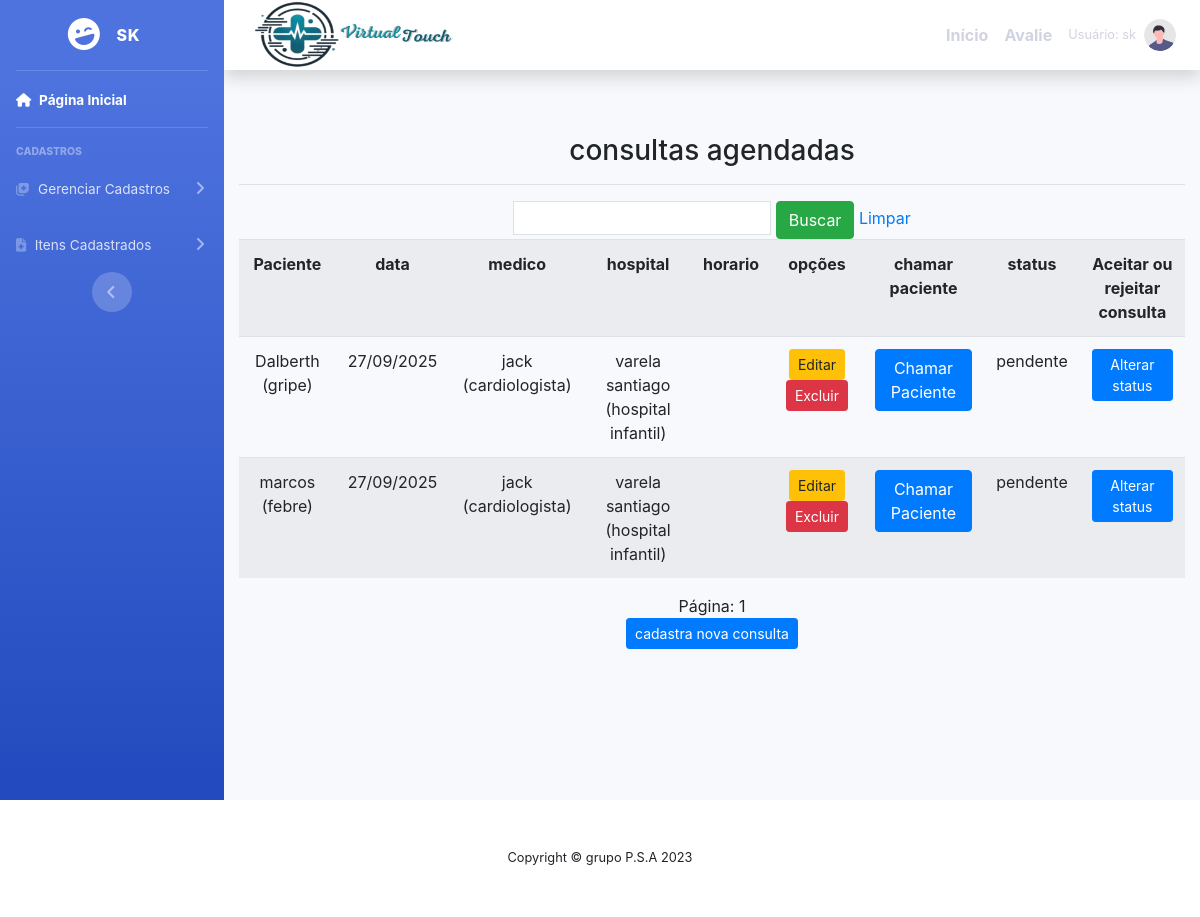
/listar/consulta/ (signed in), run on an earlier commit of the app's database.
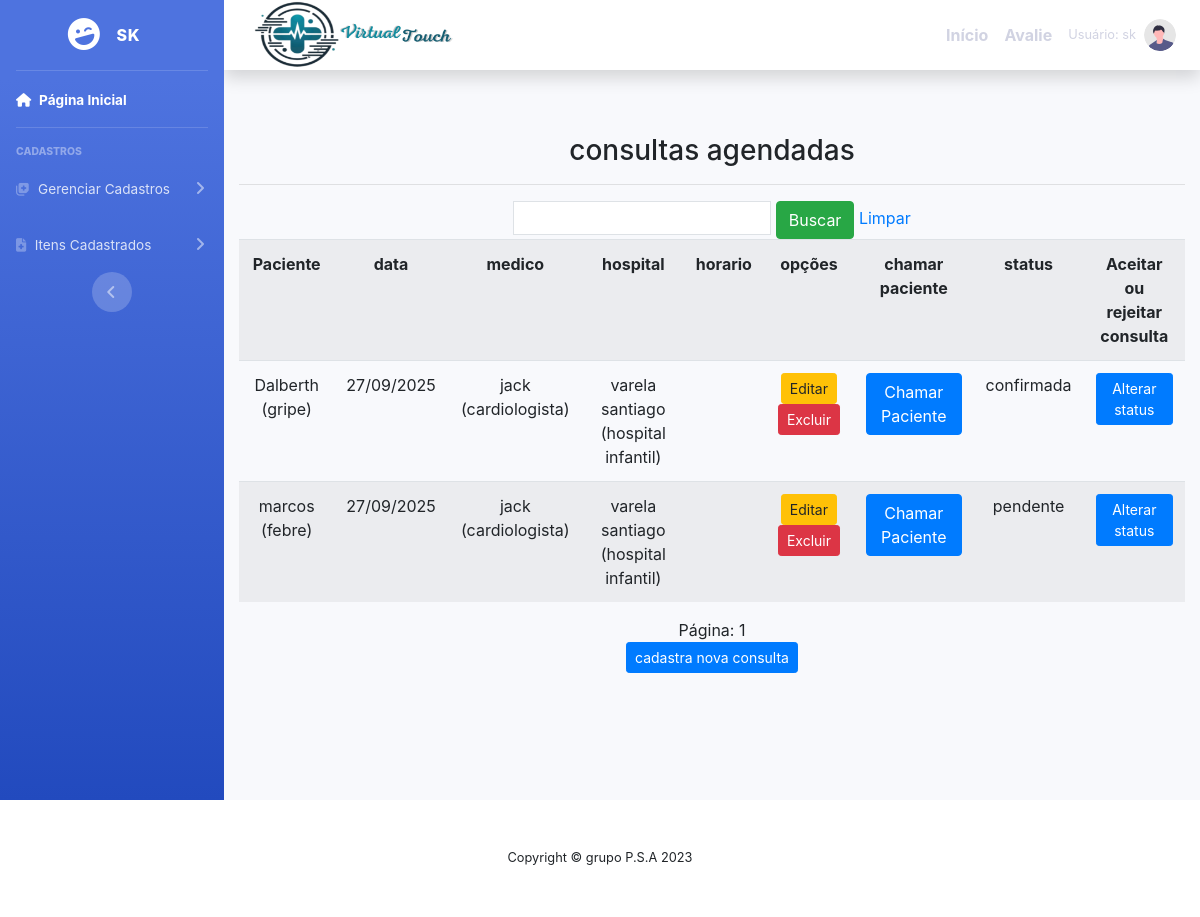
And on a later commit of the database.
### cadastros/models.py (models this page shows, shortened)
class Consulta(models.Model):
    usuario  = models.ForeignKey(User, on_delete=models.PROTECT)
    nome ="consulta"
    paciente = models.ForeignKey(Paciente,on_delete = models.PROTECT)
    data = models.CharField (verbose_name='data', max_length = 10)
    medico = models.ForeignKey (Medico, on_delete=models.PROTECT)
    hospital = models.ForeignKey(Hospital, on_delete=models.PROTECT)
    status = models.CharField( verbose_name ='status' ,max_length=20,  null =True ,blank = True )

class Paciente(models.Model):
    usuario  = models.ForeignKey(User, on_delete=models.PROTECT)
    nome = models.CharField(max_length=50)
    telefone = models.CharField (verbose_name='telefone', max_length=11)
    numero_sus = models.CharField (verbose_name='numero_sus', max_length=15)
    cpf = models.CharField(verbose_name='cpf', max_length=11, null=True, blank=True)
    hospital = models.ForeignKey(Hospital, on_delete=models.PROTECT)
    descricao = models.CharField(max_length=150, verbose_name="descricao")
    sintomas = models.CharField(max_length=150, verbose_name="sintomas")
    doença_cronica = models.CharField(max_length=150, verbose_name="doença_cronica", null =True ,blank = True)
    idade = models.IntegerField (verbose_name='idade')
    usuario = models.ForeignKey(User, related_name='pacientes', on_delete=models.CASCADE)
    usuario_cadastrador = models.ForeignKey(User, related_name='pacientes_cadastrados', on_delete=models.CASCADE)
    def __str__(self):
        return "{} ({})".format(self.nome , self.sintomas)

class Medico(models.Model):
    usuario  = models.ForeignKey(User, on_delete=models.PROTECT)
    numero = models.IntegerField(verbose_name="Número de telefone")
    nome = models.CharField(max_length=50, verbose_name=" nome")
    cpf = models.CharField(max_length = 11 ,verbose_name=" cpf ")
    especificacao = models.CharField(max_length=150)
    hospital = models.ForeignKey(Hospital, on_delete=models.PROTECT)
    def __str__(self):
        return "{} ({})".format( self.nome, self. especificacao)

class Hospital(models.Model):
    usuario = models.ForeignKey(User, on_delete=models.PROTECT)
    nome = models.CharField(max_length=50)
    descricao = models.CharField(max_length=150,
        verbose_name="descricao")
    def __str__(self):
        return "{} ({})".format(self.nome, self.descricao)

### cadastros/views.py (the view)
# urls.py: path('listar/consulta/',ConsultaList.as_view(),
class ConsultaList(ListView):
    login_url = reverse_lazy('login')
    model = Consulta
    template_name = 'listas/consulta.html'
    paginate_by = 5
    def get_queryset(self):
        consultas = Consulta.objects.all().order_by('data')
        lista_consultas_ordenada = []
        consultas_comuns = []
        consultas_preferenciais = []
        for consulta in consultas:
            if consulta.paciente.descricao == 'preferencial':
                consultas_preferenciais.append(consulta)
            else:
                consultas_comuns.append(consulta)
        lista_consultas_ordenada.extend(consultas_preferenciais)
        for i, consulta_preferencial in enumerate(consultas_comuns):
            index = (i + 1) * 1 + i
            lista_consultas_ordenada.insert(index, consulta_preferencial)
        return lista_consultas_ordenada

### paginas/templates/listas/consulta.html (shortened to what this page needs)
{% extends 'modelo.html' %}
{% load static %}
{% block conteudo %}
    <div class="container">
        <h3> consultas agendadas </h3>
        <hr>
        <div class="table-responsive">
            <form action="?" method="GET">
                <input type="text" name="nome" class="p-1 border" value="{{ request.GET.nome }}">
                <button type="submit" class="btn btn-success">Buscar</button>
                <a href="{% url 'Listar-cronograma' %}">Limpar</a>
            </form>
            <table class="table table-striped">
                <tr>
                    <th>Paciente</th>
                    <th>data</th>
                    <th>medico</th>
                    <th>hospital</th>
                    <th>horario</th>
                    <th>opções</th>
                    <th>chamar paciente</th>
                    <th>status</th>
                    {% for group in request.user.groups.all %}
                     {% if group.name == 'Medico' or group.name == 'Admin' %}
                     <th>Aceitar ou rejeitar consulta</th>
                     {% endif %}
                    {% endfor %}
                </tr>
        {% for consulta in object_list|dictsort:"data" %}
                <tr data-consulta-id="{{consulta.pk}}">
                    <td>{{ consulta.paciente }}</td>
                    <td>{{ consulta.data }}</td>
                    <td>{{ consulta.medico }}</td>
                    <td>{{ consulta.hospital }}</td>
                    <td>{{ consulta.horario }}</td>
                    <td>
                            <a href="{% url 'editar-consulta' consulta.pk %}" class="btn btn-warning btn-sm" title="Editar">Editar</a>
                            <a href="{% url 'excluir-consulta' consulta.pk %}" class="btn btn-danger btn-sm" title="Excluir">Excluir</a>
                    </td>
                    <td>
                        <button class="btn btn-primary chamar-paciente"
                                data-paciente-id="{{ consulta.paciente.id }}"
                                data-csrf="{{ csrf_token }}">
                            Chamar Paciente
                        </button>
                    </td>
                    <td>{{ consulta.status }}</td>
                    <td>
                        {% for group in request.user.groups.all %}
                            {% if group.name == 'Medico' or group.name == 'Admin' %}
                                <a href="{% url 'editar-consulta2' consulta.pk %}" class="btn btn-primary btn-sm" title="Editar"> Alterar status </a>
                            {% endif %}
                        {% endfor %}
                        {% empty %}
                    </td>
                </tr>
            <tr>
             <td colspan="3">Nenhuma consulta confirmada agendada.</td>
          </tr>
       {% endfor %}
            </table>
            <div class="text-center">
                <span>Página: {{ page_obj.number }}</span>
            </div>
            <a  href="{% url 'cadastrar-consulta' %}"><button class="btn btn-primary btn-sm" >cadastra nova consulta </button></a>
        </div>
    </div>
{% endblock %}

What changed in the data, as far as the page shows it:
changed Consulta "Dalberth (gripe)": status "pendente" → "confirmada"
